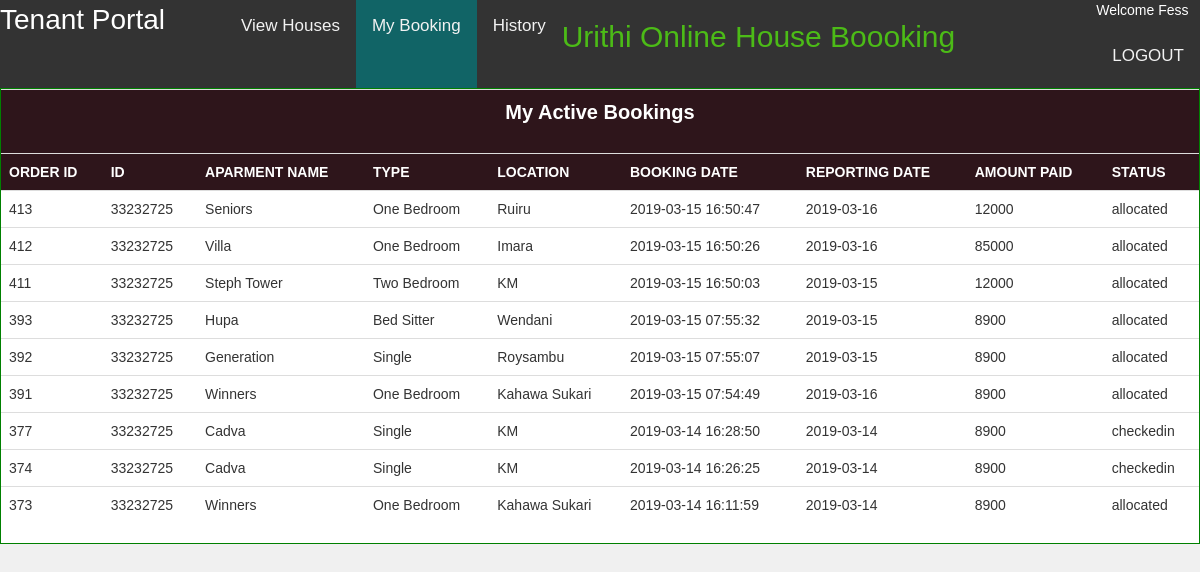
The app's page /tenantbookings.php (signed in) with its own data.
### tables this page shows
CREATE TABLE `tenant` (
  `id` varchar(30) NOT NULL,
  `firstname` varchar(30) DEFAULT NULL,
  `lastname` varchar(30) DEFAULT NULL,
  `phone` varchar(30) DEFAULT NULL,
  `username` varchar(30) DEFAULT NULL,
  `password` varchar(30) DEFAULT NULL,
  `transactioncode` varchar(30) DEFAULT 'TXN001'
);

CREATE TABLE `orders` (
  `orderid` int(30) NOT NULL,
  `customerid` varchar(30) DEFAULT NULL,
  `apartmentid` varchar(30) DEFAULT NULL,
  `roomtype` varchar(30) DEFAULT NULL,
  `bookingdate` datetime DEFAULT NULL,
  `datein` date DEFAULT NULL,
  `paymentmode` varchar(30) DEFAULT NULL,
  `status` varchar(30) DEFAULT NULL,
  `checkoutdate` date DEFAULT NULL,
  `checkindate` date DEFAULT NULL,
  `commitment` varchar(30) DEFAULT 'NULL',
  `transactioncode` varchar(30) DEFAULT NULL,
  `allocationdate` datetime DEFAULT NULL
);

CREATE TABLE `apartment` (
  `apartmentid` int(30) NOT NULL,
  `apartmentname` varchar(30) DEFAULT NULL,
  `location` varchar(50) DEFAULT NULL,
  `houses` int(30) DEFAULT NULL,
  `price` varchar(30) DEFAULT NULL,
  `type` varchar(30) DEFAULT NULL,
  `photo1` blob,
  `photo2` blob,
  `photo3` blob,
  `occupied` int(10) DEFAULT '0',
  `landlord` varchar(30) DEFAULT NULL,
  `apstatus` varchar(30) DEFAULT 'active'
);

### tenantbookings.php (the view, shortened to what this page needs)
<!DOCTYPE html>
<html>
<head>
  <link rel="stylesheet" href="https://use.fontawesome.com/releases/v5.7.0/css/all.css">
		  <link rel="stylesheet" href="https://maxcdn.bootstrapcdn.com/bootstrap/3.4.0/css/bootstrap.min.css">
		   <?php
			   include('tenantsession.php');
			   $custid=$_SESSION['user'];
			   $queryname="select * from tenant where id='$custid'";
			   $resname=mysqli_query($conn,$queryname);
			   $rowname=mysqli_fetch_array($resname);
			   $name=$rowname['firstname'];
		   ?>
</head>
<body>
<div class="topnav" id="myTopnav">
  <div id="tenantportal" style="float: left; color:white;">Tenant Portal</div>
  <a href="viewhouses.php">View Houses</a>
  <div id="active"><a href="#">My Booking</a></div>
  <a href="tenanthistory.php">History</a>
  <h2 style="float:left; color:#4CBB17;">Urithi Online House Boooking</h2>
  <div id="session"><p>Welcome <?php echo$name ?></p><a href="logout.php">LOGOUT</a></div>
</div>
<div class="content">
  <?php
	$query="select * from orders o join tenant t on(o.customerid=t.id) join apartment ap on(ap.apartmentid=o.apartmentid) where o.customerid='$custid' and o.status in('allocated','waiting','checkedin') order by o.orderid desc";
	$res=mysqli_query($conn,$query);
    $rowcheck=mysqli_num_rows($res);
    if($rowcheck>0){
    	 echo'<table class="table border"><tr><th colspan="9" id="header">My Active Bookings</th></tr>
    	             <tr id="th"><th>ORDER ID</th><th>ID</th><th>APARMENT NAME</th><th>TYPE</th><th>LOCATION</th><th>BOOKING DATE</th><th>REPORTING DATE</th><th>AMOUNT PAID</th><th>STATUS</th></tr>
    	 ';
    	while($row=mysqli_fetch_array($res)){
    		echo'<tr>
    		         <td>'.$row['orderid'].'</td>
    		         <td>'.$row['customerid'].'</td>
    		         <td>'.$row['apartmentname'].'</td>
    		         <td>'.$row['roomtype'].'</td>
    		         <td>'.$row['location'].'</td>
    		         <td>'.$row['bookingdate'].'</td>
    		         <td>'.$row['datein'].'</td>
    		         <td>'.$row['commitment'].'</td>
    		         <td>'.$row['status'].'</td>
    		    </tr>';
	}
	echo'</table>';
	 }
	else{
		echo'<div id="info">No active bookings at the moment</div>';
	}
  ?>
</div>
</body>
</html>

### tenantbookings.php (style rules this page uses)
body { margin:0;font-family:Arial }
.topnav { overflow: hidden; background-color: #333; }
.topnav a { float: left; display: block; color: #f2f2f2; text-align: center; padding: 14px 16px; text-decoration: none; font-size: 17px; }
* { box-sizing: border-box; }
body { font-family: Verdana, sans-serif; }
#session { color:white; float: right; }
#tenantportal { margin-right:5%; font-size: 28px; }
.content { width:100%; min-height:40vh; background: #ffffff; border:1px solid green; }
body { background: #f0f0f0; }
#header { background: #2E151B; text-align: center; height:8vh; font-size: 20px; }
th { background: #2E151B; color:white; }
#active a { height:11vh; background: #116466; }

### records on screen
tenant: firstname "Fess"
orders: orderid "413", customerid "33232725", apartmentid.apartmentname "Seniors", roomtype "One Bedroom", apartmentid.location "Ruiru", bookingdate "2019-03-15 16:50:47", datein "2019-03-16", commitment "12000", status "allocated"
orders: orderid "412", customerid "33232725", apartmentid.apartmentname "Villa", roomtype "One Bedroom", apartmentid.location "Imara", bookingdate "2019-03-15 16:50:26", datein "2019-03-16", commitment "85000", status "allocated"
orders: orderid "411", customerid "33232725", apartmentid.apartmentname "Steph Tower", roomtype "Two Bedroom", apartmentid.location "KM", bookingdate "2019-03-15 16:50:03", datein "2019-03-15", commitment "12000", status "allocated"
orders: orderid "393", customerid "33232725", apartmentid.apartmentname "Hupa", roomtype "Bed Sitter", apartmentid.location "Wendani", bookingdate "2019-03-15 07:55:32", datein "2019-03-15", commitment "8900", status "allocated"
orders: orderid "392", customerid "33232725", apartmentid.apartmentname "Generation", roomtype "Single", apartmentid.location "Roysambu", bookingdate "2019-03-15 07:55:07", datein "2019-03-15", commitment "8900", status "allocated"
orders: orderid "391", customerid "33232725", apartmentid.apartmentname "Winners", roomtype "One Bedroom", apartmentid.location "Kahawa Sukari", bookingdate "2019-03-15 07:54:49", datein "2019-03-16", commitment "8900", status "allocated"
orders: orderid "377", customerid "33232725", apartmentid.apartmentname "Cadva", roomtype "Single", apartmentid.location "KM", bookingdate "2019-03-14 16:28:50", datein "2019-03-14", commitment "8900", status "checkedin"
orders: orderid "374", customerid "33232725", apartmentid.apartmentname "Cadva", roomtype "Single", apartmentid.location "KM", bookingdate "2019-03-14 16:26:25", datein "2019-03-14", commitment "8900", status "checkedin"
orders: orderid "373", customerid "33232725", apartmentid.apartmentname "Winners", roomtype "One Bedroom", apartmentid.location "Kahawa Sukari", bookingdate "2019-03-14 16:11:59", datein "2019-03-14", commitment "8900", status "allocated"
